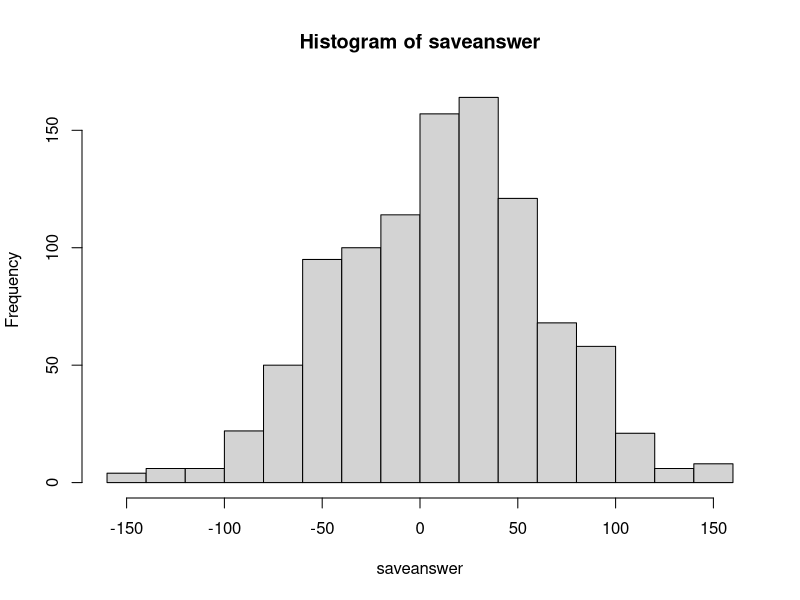
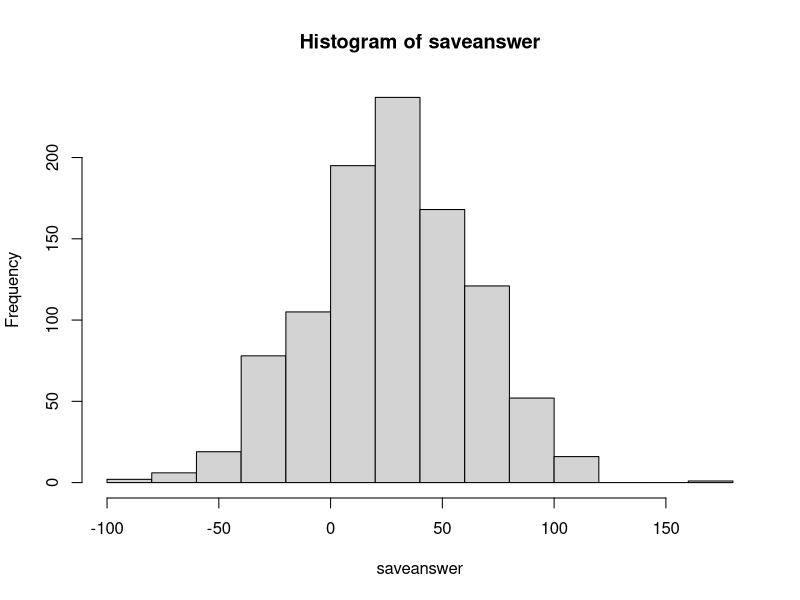
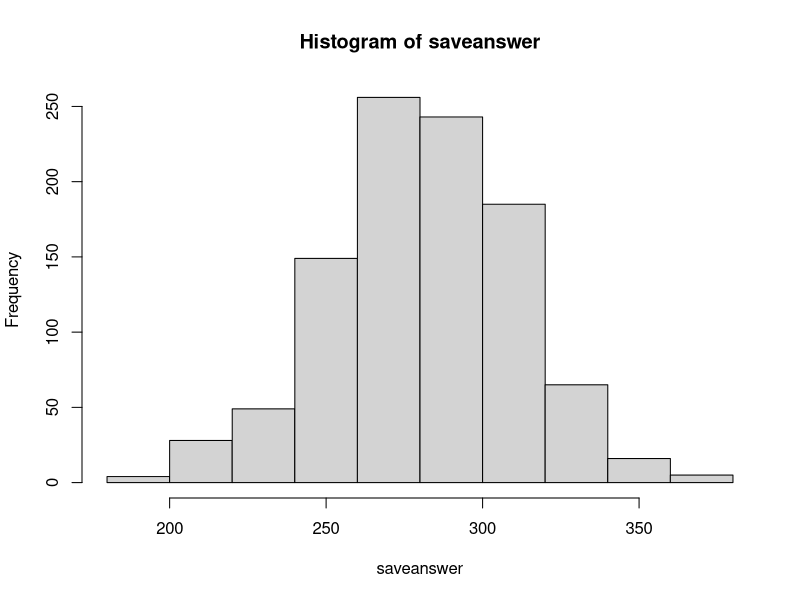

Here is the R script that generated these plots, in order:
## ---- chunk 1
knitr::opts_chunk$set(echo = TRUE)
require(tidyverse)
require(tidyverse)
require(knitr)
## ---- chunk 2
birthdays=1:365
saveanswer=vector("numeric")
for(j in 1:1000){


savebank=0
for(i in 1:637){
classsample<-sample(birthdays,35,replace = TRUE)
d<-duplicated(classsample)
# If we add up d and get a number greater than zero, then we had responses with the same birthday.
if(sum(d)>0){
savebank=savebank+1
}else{
  savebank=savebank-4.30
}
}
saveanswer[j]<-savebank
}
## ---- chunk 3
hist(saveanswer)
ssanswer<-sort(saveanswer)
print(ssanswer[25])
print(ssanswer[975])
## ---- chunk 4
birthdays=1:365
saveanswer=vector("numeric")
for(j in 1:1000){


savebank=0
for(i in 1:637){
classsample<-sample(birthdays,29,replace = TRUE)
d<-duplicated(classsample)
# If we add up d and get a number greater than zero, then we had responses with the same birthday.
if(sum(d)>0){
savebank=savebank+1
}else{
  savebank=savebank-2
}
}
saveanswer[j]<-savebank
}
## ---- chunk 5
hist(saveanswer)
ssanswer<-sort(saveanswer)
print(ssanswer[25])
print(ssanswer[975])
## ---- chunk 6
birthdays=1:365
saveanswer=vector("numeric")
for(j in 1:1000){


savebank=0
for(i in 1:637){
classsample<-sample(birthdays,35,replace = TRUE)
d<-duplicated(classsample)
# If we add up d and get a number greater than zero, then we had responses with the same birthday.
if(sum(d)>0){
savebank=savebank+1
}else{
  savebank=savebank-2
}
}
saveanswer[j]<-savebank
}
## ---- chunk 7
hist(saveanswer)
ssanswer<-sort(saveanswer)
print(ssanswer[25])
print(ssanswer[975])
